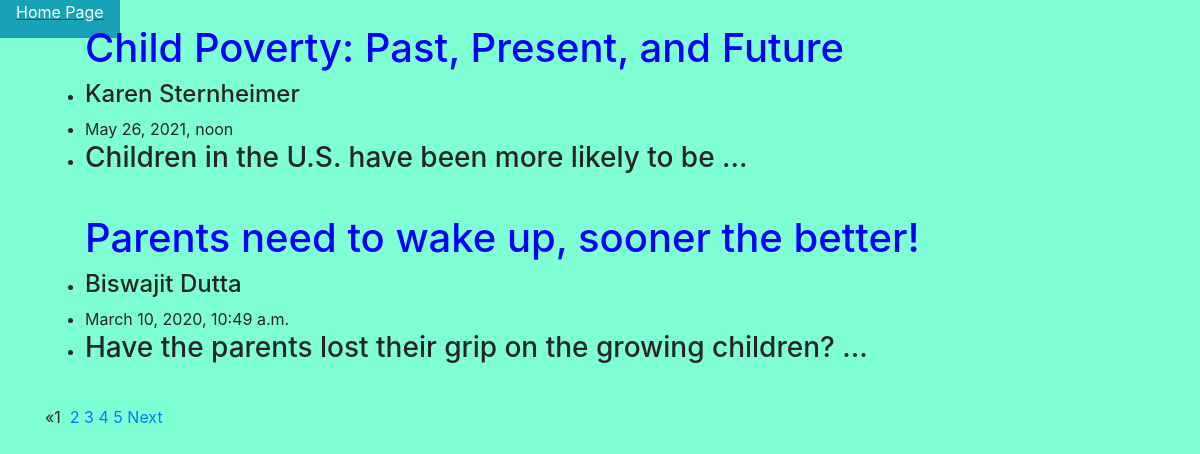
/blogView/, run on the app's committed database.
### bloggapp/models.py (models this page shows, shortened)
class Blog(models.Model):
    title=models.CharField(max_length=200, unique=True)
    slug=models.SlugField(max_length=200, unique=True)
    description=models.TextField()
    name=models.CharField(max_length=30)
    created_on=models.DateTimeField('%Y-%m-%d %H:%M')
    def get_absolute_url(self):
        return reverse('blog',kwargs={'slug':self.slug})

### bloggapp/views.py (the view)
# urls.py: path('blogView/',views.blogView, name="blogView"),
def blogView(request):
    blog=Blog.objects.all()
    p=Paginator(blog,2)
    page_number=request.GET.get('page')
    blog_obj=p.get_page(page_number)
    return render(request,"bloghome.html",{"blog_obj":blog_obj})

### templates/bloghome.html
{% extends "base.html" %}
{% block content %}
<div class="header--buttons">
    <a href="/home"><span class="p-3 mb-2 bg-info text-white">Home Page</span></a>
</div>
<div class="container" align="left">
    {% for i in blog_obj %}
    <ul>
        <h1><a href="{{i.get_absolute_url}}" style="color:blue; text-decoration: none;">{{i.title}}</a></h1>
        <li><h4>{{i.name}}</h4></li>
        <li>{{i.created_on}}</li>
        <li><h3>{{i.description | truncatewords:10}}</h3></li>
    </ul><br>
    {% endfor %}
    <nav >
        {% if blog_obj.has_other_pages %}
        <ul class="pagination">
          {% if blog_obj.has_previous %}
            <li><a href="?page={{ blog_obj.previous_page_number }}">Previous&nbsp;</a></li>
          {% else %}
            <li class="disabled"><span>&laquo;</span></li>
          {% endif %}
          {% for i in blog_obj.paginator.page_range %}
            {% if blog_obj.number == i %}
              <li class="active"><span>{{ i }} &nbsp; <span class="sr-only">(current)</span></span></li>
            {% else %}
              <li><a href="?page={{ i }}">{{ i }}&nbsp;</a></li>
            {% endif %}
          {% endfor %}
          {% if blog_obj.has_next %}
            <li><a href="?page={{ blog_obj.next_page_number }}">Next</a></li>
          {% else %}
            <li class="disabled"><span>&raquo;</span></li>
          {% endif %}
        </ul>
      {% endif %}
    </nav>
{% endblock %}

### templates/base.html (shortened to what this page needs)
{% load static %}
<!DOCTYPE html>
<html lang="en">
<head>
    <link rel="stylesheet" href="https://maxcdn.bootstrapcdn.com/bootstrap/4.0.0/css/bootstrap.min.css">
    <link rel="stylesheet" href="https://cdnjs.cloudflare.com/ajax/libs/font-awesome/4.7.0/css/font-awesome.min.css">
    <link rel="stylesheet" href="{% static "css/blog.css" %}">
</head>
<body>
    {% block content %}
    {% endblock %}
</body>
</html>

### static/css/blog.css (style rules this page uses)
body { background-color: aquamarine; }
h3 { outline-color: red; }

### data on the page
Blog: title "Child Poverty: Past, Present, and Future", name "Karen Sternheimer", created_on "May 26, 2021, noon", description "Children in the U.S. have been more likely to be …"
Blog: title "Parents need to wake up, sooner the better!", name "Biswajit Dutta", created_on "March 10, 2020, 10:49 a.m.", description "Have the parents lost their grip on the growing children? …"

### other printed values
{{ i }} "1"
{{ i }} "2" "3" "4" "5"
